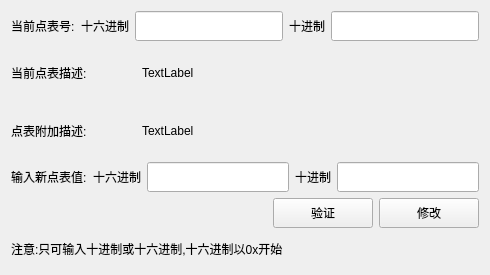
<?xml version="1.0" encoding="UTF-8"?>
<ui version="4.0">
 <class>dtuonefixmodifyClass</class>
 <widget class="QWidget" name="dtuonefixmodifyClass">
  <property name="geometry">
   <rect>
    <x>0</x>
    <y>0</y>
    <width>490</width>
    <height>275</height>
   </rect>
  </property>
  <property name="minimumSize">
   <size>
    <width>490</width>
    <height>275</height>
   </size>
  </property>
  <property name="maximumSize">
   <size>
    <width>490</width>
    <height>275</height>
   </size>
  </property>
  <property name="windowTitle">
   <string>点表修改</string>
  </property>
  <layout class="QGridLayout" name="gridLayout">
   <item row="0" column="0" colspan="4">
    <layout class="QHBoxLayout" name="horizontalLayout">
     <item>
      <widget class="QLabel" name="text_1">
       <property name="text">
        <string>当前点表号:</string>
       </property>
      </widget>
     </item>
     <item>
      <widget class="QLabel" name="text_2">
       <property name="text">
        <string>十六进制</string>
       </property>
      </widget>
     </item>
     <item>
      <widget class="QLineEdit" name="lineEdit_hex">
       <property name="minimumSize">
        <size>
         <width>0</width>
         <height>30</height>
        </size>
       </property>
       <property name="alignment">
        <set>Qt::AlignCenter</set>
       </property>
       <property name="readOnly">
        <bool>true</bool>
       </property>
      </widget>
     </item>
     <item>
      <widget class="QLabel" name="text_3">
       <property name="text">
        <string>十进制</string>
       </property>
      </widget>
     </item>
     <item>
      <widget class="QLineEdit" name="lineEdit_dec">
       <property name="minimumSize">
        <size>
         <width>0</width>
         <height>30</height>
        </size>
       </property>
       <property name="maximumSize">
        <size>
         <width>16777215</width>
         <height>30</height>
        </size>
       </property>
       <property name="alignment">
        <set>Qt::AlignCenter</set>
       </property>
       <property name="readOnly">
        <bool>true</bool>
       </property>
      </widget>
     </item>
    </layout>
   </item>
   <item row="1" column="0">
    <widget class="QLabel" name="text_4">
     <property name="text">
      <string>当前点表描述:</string>
     </property>
    </widget>
   </item>
   <item row="1" column="1" colspan="3">
    <widget class="QLabel" name="lab_desc">
     <property name="text">
      <string>TextLabel</string>
     </property>
    </widget>
   </item>
   <item row="2" column="0">
    <widget class="QLabel" name="text_5">
     <property name="text">
      <string>点表附加描述:</string>
     </property>
    </widget>
   </item>
   <item row="2" column="1" colspan="3">
    <widget class="QLabel" name="lab_adddesc">
     <property name="text">
      <string>TextLabel</string>
     </property>
    </widget>
   </item>
   <item row="3" column="0" colspan="4">
    <layout class="QHBoxLayout" name="horizontalLayout_2">
     <item>
      <widget class="QLabel" name="text_6">
       <property name="text">
        <string>输入新点表值:</string>
       </property>
      </widget>
     </item>
     <item>
      <widget class="QLabel" name="text_8">
       <property name="text">
        <string>十六进制</string>
       </property>
      </widget>
     </item>
     <item>
      <widget class="QLineEdit" name="lineEdit_new_hex">
       <property name="minimumSize">
        <size>
         <width>0</width>
         <height>30</height>
        </size>
       </property>
       <property name="maximumSize">
        <size>
         <width>16777215</width>
         <height>30</height>
        </size>
       </property>
       <property name="alignment">
        <set>Qt::AlignCenter</set>
       </property>
      </widget>
     </item>
     <item>
      <widget class="QLabel" name="text_9">
       <property name="text">
        <string>十进制</string>
       </property>
      </widget>
     </item>
     <item>
      <widget class="QLineEdit" name="lineEdit_new_dec">
       <property name="minimumSize">
        <size>
         <width>0</width>
         <height>30</height>
        </size>
       </property>
       <property name="maximumSize">
        <size>
         <width>16777215</width>
         <height>30</height>
        </size>
       </property>
       <property name="alignment">
        <set>Qt::AlignCenter</set>
       </property>
      </widget>
     </item>
    </layout>
   </item>
   <item row="4" column="0" colspan="2">
    <widget class="QLabel" name="lab_state">
     <property name="text">
      <string/>
     </property>
    </widget>
   </item>
   <item row="4" column="2">
    <widget class="QPushButton" name="btn_check">
     <property name="minimumSize">
      <size>
       <width>0</width>
       <height>30</height>
      </size>
     </property>
     <property name="maximumSize">
      <size>
       <width>100</width>
       <height>16777215</height>
      </size>
     </property>
     <property name="text">
      <string>验证</string>
     </property>
    </widget>
   </item>
   <item row="4" column="3">
    <widget class="QPushButton" name="btn_modify">
     <property name="minimumSize">
      <size>
       <width>0</width>
       <height>30</height>
      </size>
     </property>
     <property name="maximumSize">
      <size>
       <width>100</width>
       <height>16777215</height>
      </size>
     </property>
     <property name="text">
      <string>修改</string>
     </property>
    </widget>
   </item>
   <item row="5" column="0" colspan="4">
    <widget class="QLabel" name="text_7">
     <property name="minimumSize">
      <size>
       <width>0</width>
       <height>30</height>
      </size>
     </property>
     <property name="maximumSize">
      <size>
       <width>16777215</width>
       <height>30</height>
      </size>
     </property>
     <property name="text">
      <string>注意:只可输入十进制或十六进制,十六进制以0x开始</string>
     </property>
    </widget>
   </item>
  </layout>
 </widget>
 <layoutdefault spacing="6" margin="11"/>
 <resources/>
 <connections>
  <connection>
   <sender>btn_check</sender>
   <signal>clicked()</signal>
   <receiver>dtuonefixmodifyClass</receiver>
   <slot>checkid()</slot>
   <hints>
    <hint type="sourcelabel">
     <x>332</x>
     <y>211</y>
    </hint>
    <hint type="destinationlabel">
     <x>244</x>
     <y>137</y>
    </hint>
   </hints>
  </connection>
  <connection>
   <sender>btn_modify</sender>
   <signal>clicked()</signal>
   <receiver>dtuonefixmodifyClass</receiver>
   <slot>modifyfixid()</slot>
   <hints>
    <hint type="sourcelabel">
     <x>432</x>
     <y>211</y>
    </hint>
    <hint type="destinationlabel">
     <x>244</x>
     <y>137</y>
    </hint>
   </hints>
  </connection>
 </connections>
 <slots>
  <slot>modifyfixid()</slot>
  <slot>checkid()</slot>
 </slots>
</ui>
